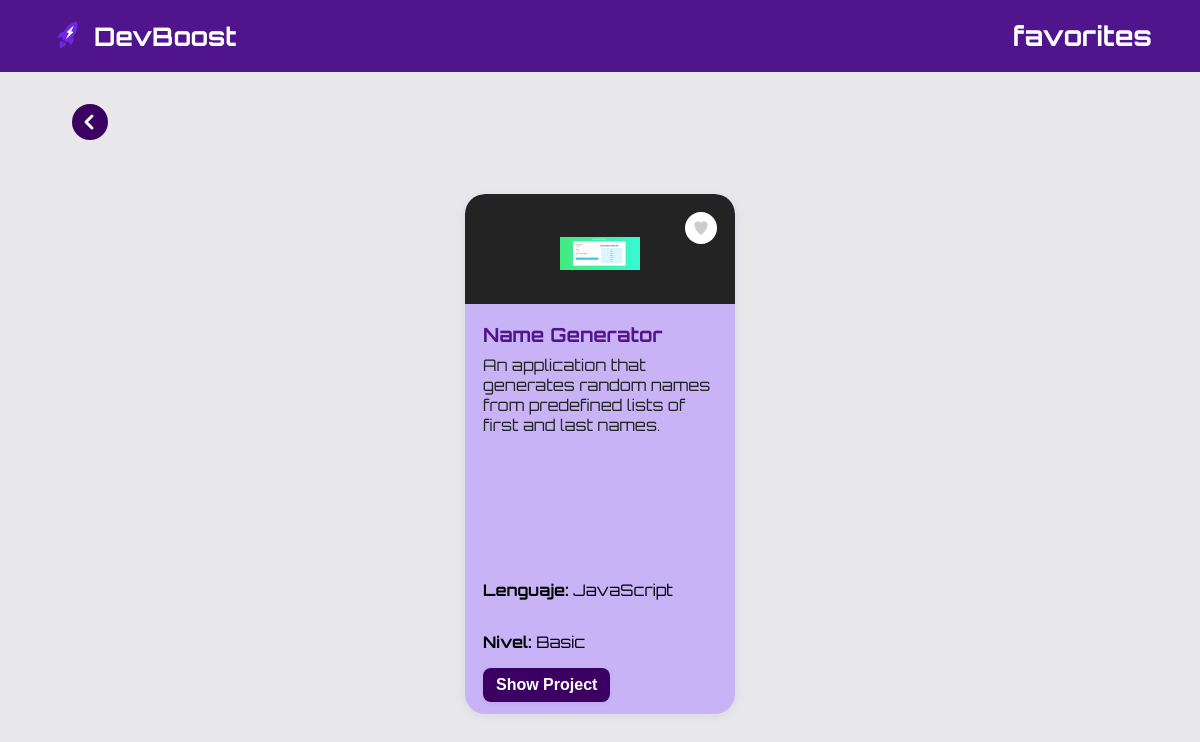
Screenshot of /favoritos.php (signed in) with the database file from the repository.
### tables this page shows
CREATE TABLE `proyectos` (
  `id_proyectos` int(11) NOT NULL,
  `name` varchar(200) DEFAULT NULL,
  `descripcion` varchar(3500) DEFAULT NULL,
  `lenguaje_programacion` varchar(50) DEFAULT NULL,
  `nivel` varchar(50) DEFAULT NULL,
  `Herramientas_utilizar` varchar(300) DEFAULT NULL,
  `instrucciones` varchar(4000) DEFAULT NULL,
  `img` varchar(300) DEFAULT NULL
);

### favoritos.php (the view, shortened to what this page needs)
<?php
include("conexion.php");
$id_usuario = $_SESSION['id_usuario'];
$query = "
    SELECT p.*
    FROM proyectos_favoritos pf
    JOIN proyectos p ON pf.id_proyectos = p.id_proyectos
    WHERE pf.id_usuario = $id_usuario
";
$result = mysqli_query($conex, $query);
?>
<!DOCTYPE html>
<html lang="en">
<head>
  <link rel="stylesheet" href="css/projects.css">
</head>
<body>
  <div class="container">
    <header>
      <nav class="navbar">
        <div class="logo-area">
           <a href="welcome.php" class="logo-link">
          <img src="img/logo2.png" alt="Logo" class="logo-img"/>
           </a>
          <span class="logo-text">DevBoost</span>
        </div>
        <div class="navbar-">
          <span class="nav-link active">favorites</span>
        </div>
      </nav>
    </header>
    <main>
  <div style="padding-left:24px; margin-bottom:0;">
    <a href="#" class="back-arrow" title="Back to Select Difficulty" onclick="history.back(); return false;">
      <svg width="36" height="36" viewBox="0 0 36 36" fill="none">
        <circle cx="18" cy="18" r="18" fill="#3c0062"/>
        <path d="M20 12L14 18L20 24" stroke="#fff" stroke-width="3" stroke-linecap="round" stroke-linejoin="round"/>
      </svg>
    </a>
  </div>
</main>
      <section class="projects">
        <?php
    while ($row = mysqli_fetch_array($result)) {
        $proyecto_id = $row['id_proyectos'];
        $proyecto_tittle = $row['name'];
        $proyecto_img = $row['img'];
        $proyecto_desc = $row['descripcion'];
        $leng = $row['lenguaje_programacion'];
        $nivel = $row['nivel'];
        echo "
        <div class='project-card'>
          <div class='card-img-area'>
            <img src='img/$proyecto_img' alt='$proyecto_tittle' class='card-img'/>
            <button class='heart-icon' aria-label='Favorito'>
              <svg width='32' height='32' viewBox='0 0 32 32'>
                <circle cx='16' cy='16' r='16' fill='#fff'/>
                <path class='heart-shape' d='M16 23s-6-4.35-6-8.13A3.13 3.13 0 0 1 16 11a3.13 3.13 0 0 1 6 3.87C22 18.65 16 23 16 23z' fill='#8719c4'/>
              </svg>
            </button>
          </div>
          <div class='card-content'>
            <h3 class='card-title'>$proyecto_tittle</h3>
            <p class='card-desc'>$proyecto_desc</p>
            <p><strong>Lenguaje:</strong> $leng</p>
            <p><strong>Nivel:</strong> $nivel</p>
            <div class='card-buttons'>
              <button class='launch-btn' onclick=\"location.href='proyectos.php?id=$proyecto_id'\">Show Project</button>
            </div>
          </div>
        </div>
        ";
    }
    ?>
      </section>
  </div>
</body>
</html>

### css/projects.css (style rules this page uses)
body { margin: 0; padding: 0; font-family: 'Orbitron', Arial, sans-serif; background: #e8e8ea; }
.container { width: 100vw; min-height: 100vh; }
.navbar { background: #50148c; padding: 0 48px; height: 72px; display: flex; align-items: center; justify-content: space-between; position: relative; }
.logo-area { display: flex; align-items: center; z-index: 101; }
.logo-link { display: flex; align-items: center; text-decoration: none; }
.logo-img { height: 38px; width: auto; margin-right: 8px; }
.logo-text { color: #fff; font-size: 1.6rem; font-weight: bold; }
.nav-link { color: #d1b7f7; font-size: 1.1rem; text-decoration: none; transition: color 0.2s; }
.nav-link.active { color: white; font-weight: bold; font-size: 1.7rem; }
main { padding: 32px 48px 0 48px; }
.back-arrow { display: inline-block; margin-bottom: 18px; margin-right: 10px; vertical-align: middle; transition: transform 0.18s; }
.projects { display: flex; gap: 32px; margin-top: 32px; justify-content: center; align-items: flex-start; flex-wrap: wrap; }
.project-card { background: #c9b3f7; border-radius: 20px; box-shadow: 0 2px 12px rgba(80,20,140,0.08); width: 270px; min-height: 520px; display: flex; flex-direction: column; justify-content: space-between; overflow: hidden; transition: box-shadow 0.2s, transform 0.2s; margin-bottom: 24px; }
.card-img-area { position: relative; background: #232323; height: 110px; display: flex; align-items: center; justify-content: center; border-top-left-radius: 20px; border-top-right-radius: 20px; }
.card-img { width: 80px; height: 80px; margin-top: 8px; object-fit: contain; }
.heart-icon { position: absolute; top: 16px; right: 16px; width: 36px; height: 36px; background: none; border: none; cursor: pointer; padding: 0; border-radius: 50%; transition: background 0.18s; display: flex; align-items: center; justify-content: center; }
.card-content { background: transparent; padding: 18px 18px 12px 18px; display: flex; flex-direction: column; flex-grow: 1; justify-content: space-between; }
.card-title { margin: 0 0 8px 0; color: #50148c; font-size: 1.22rem; font-weight: bold; }
.card-desc { color: #232323; font-size: 1rem; margin: 0 0 12px 0; flex-grow: 1; }
.card-buttons { display: flex; gap: 8px; }
.launch-btn { background: #3C0062; color: #fff; border: none; border-radius: 8px; padding: 8px 13px; font-weight: bold; font-size: 1rem; cursor: pointer; transition: background 0.2s, transform 0.2s; box-shadow: 0 1px 5px rgba(80,20,140,0.08); }

### rows the page displays
proyectos: img (picture), name "Name Generator", descripcion "An application that generates random names from predefined lists of first and last names.", lenguaje_programacion "JavaScript", nivel "Basic"
